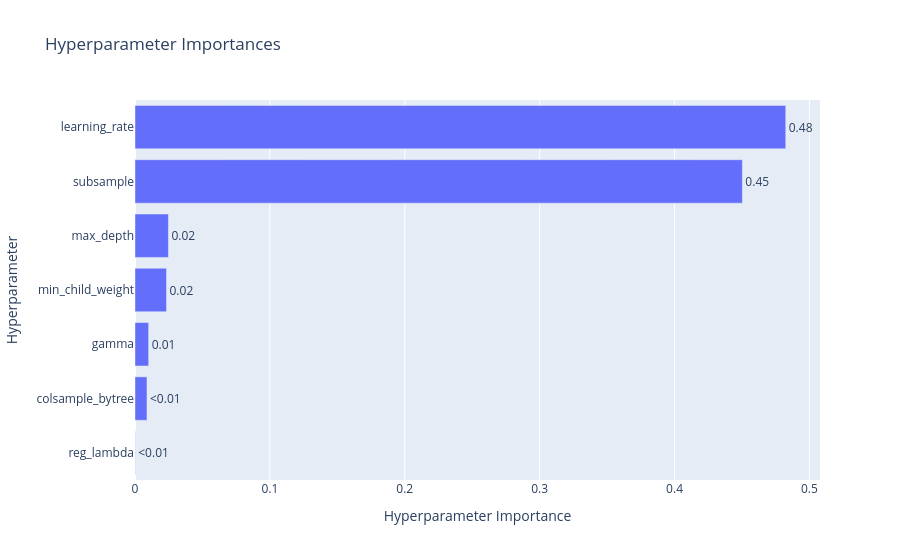

The notebook cell this image was saved under:
### Code cell
if __name__ == "__main__":
    start_time = datetime.now()
    
    # set data
    model_id = "model_1"
    model_category = "xgboost"
    
    # load data
    X_data = pd.read_csv(f"data/X_train_{model_id}.csv", keep_default_na=False)
    y_data = pd.read_csv(f"data/y_train_{model_id}.csv", keep_default_na=False).values.ravel()

    # run 100 trails
    study = optuna.create_study(direction="maximize", study_name=f"{model_id}_tuning", sampler=optuna.samplers.TPESampler(seed=1985))
    study.optimize(lambda trial: objective(trial, X_data, y_data), n_trials=100, n_jobs=-1)
    # save as fig
    fig = optuna.visualization.plot_param_importances(study)
    fig.show()
    save_path = f"figures/{model_id}_{model_category}_param_importance.png"
    fig.write_image(save_path)
    print(f"Time: {datetime.now() - start_time}")

### Figure 1 — Plotly figure (JSON) as saved in the notebook; plotly's stock layout.template omitted (floating-point values rounded to 4 significant figures)
{"data": [{"cliponaxis": false, "hovertemplate": ["reg_lambda (FloatDistribution): 0.0001676404658864374<extra></extra>", "colsample_bytree (FloatDistribution): 0.008871543649478725<extra></extra>", "gamma (FloatDistribution): 0.010122511080700438<extra></extra>", "min_child_weight (IntDistribution): 0.023342663438285987<extra></extra>", "max_depth (IntDistribution): 0.02478102691354102<extra></extra>", "subsample (FloatDistribution): 0.4502750381097411<extra></extra>", "learning_rate (FloatDistribution): 0.48243957634236634<extra></extra>"], "name": "Objective Value", "orientation": "h", "text": ["<0.01", "<0.01", "0.01", "0.02", "0.02", "0.45", "0.48"], "textposition": "outside", "type": "bar", "x": [0.0001676, 0.008872, 0.01012, 0.02334, 0.02478, 0.4503, 0.4824], "y": ["reg_lambda", "colsample_bytree", "gamma", "min_child_weight", "max_depth", "subsample", "learning_rate"]}], "layout": {"title": {"text": "Hyperparameter Importances"}, "xaxis": {"title": {"text": "Hyperparameter Importance"}}, "yaxis": {"title": {"text": "Hyperparameter"}}}}
